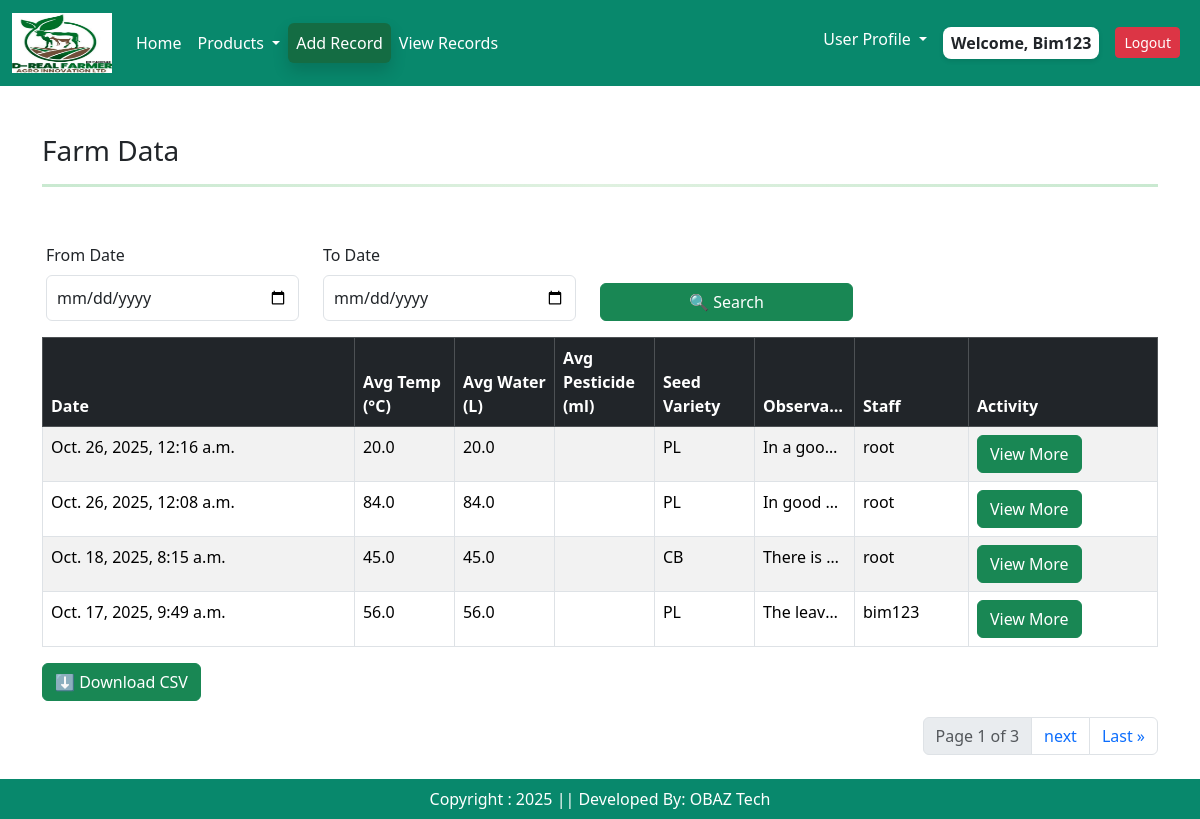
Screenshot of /viewrecords/ (signed in) with the database file from the repository.
### app/models.py (models this page shows, shortened)
class Farminputs(models.Model):
    user = models.ForeignKey(User, on_delete=models.CASCADE)
    plant_stage =  models.CharField(choices = stage_choices , max_length = 2, null=True, blank=True)
    plant_number = models.IntegerField(default= 0,null=True, blank=True)
    plant_age =  models.IntegerField(default= 0,null=True, blank=True)
    cocopeat_name= models.CharField(choices = cocopeat_choices , max_length = 2, null=True, blank=True)
    cocopeat_weight = models.FloatField(default= 0, null=True, blank=True)
    avg_temp = models.FloatField(default= 0, null=True, blank=True)
    avg_water = models.FloatField(default= 0, null=True, blank=True)
    seed_variety = models.CharField(choices = seed_choices, max_length = 2)
    daily_observation = models.TextField( default = '')
    created_at = models.DateTimeField(auto_now_add=True)
    class Meta:
        verbose_name = "Farminput"
        verbose_name_plural = "Farminput"  # Prevents Django from adding "s"

### app/views.py (the view)
# urls.py: path('viewrecords/', views.records, name = "viewrecords"),
@login_required(login_url = 'user_login')
def records(request):
    recordz = Farminputs.objects.all().order_by('-created_at')
    from_date = request.GET.get('from')
    to_date = request.GET.get('to')
    if from_date:
        recordz  = recordz .filter(created_at__date__gte=parse_date(from_date))
    if to_date:
        recordz  = recordz .filter(created_at__date__lte=parse_date(to_date))
    paginator = Paginator(recordz, 4)
    page_number = request.GET.get('page')
    venues = paginator.get_page(page_number)
    context = {
        'venues': venues,
        'from_date': from_date,
        'to_date': to_date
    }
    return render(request,"records.html", context)

### app/templates/records.html (shortened to what this page needs)
{% extends 'base.html' %}
{% load static %}
{% block main-content %}
<body>
<div class="container mt-5">
<div class="container">
<h3 class="mb-3">Farm Data</h3>
 <hr class="gradient-double">
<div class = "row">
  <div class="row mt-4 p-3">
    <div class="col-md-3">
      <label for="fromDate" class="form-label">From Date</label>
      <input type="date" id="fromDate" class="form-control">
    </div>
    <div class="col-md-3">
      <label for="toDate" class="form-label">To Date</label>
      <input type="date" id="toDate" class="form-control">
    </div>
    <div class="col-md-3 d-flex align-items-end">
      <button class="btn btn-success w-100" onclick="filterByDate()">🔍 Search</button>
    </div>
  </div>
  <div class="table-responsive">
    <table class="table table-bordered table-striped table-hover" id="farmTable">
      <thead class="table-dark">
        <tr>
          <th>Date</th>
          <th>Avg Temp (°C)</th>
          <th>Avg Water (L)</th>
          <th>Avg Pesticide (ml)</th>
          <th>Seed Variety</th>
          <th  class="fixed-col">Observations </th>
           <th>Staff</th>
            <th>Activity</th>
        </tr>
      </thead>
      <tbody>
      {% for item in venues %}
        <tr>
          <td>{{ item.created_at }}</td>
          <td class="fixed-col">{{ item.avg_water}}</td>
          <td class="fixed-col">{{item.avg_water}}</td>
          <td class="fixed-col">{{item.avg_pesticide}}</td>
          <td class="fixed-col">{{ item.seed_variety}}</td>
          <td class="fixed-col">{{item.daily_observation }}</td>
            <td>{{ item.user}}</td>
          <td>
          <a type="button" class="btn btn-success" href = "{% url 'farmrecordsedit' item.id %}">View More</a>
          </td>
        </tr>
  {% endfor %}
      </tbody>
    </table>
  </div>
  <div class="mb-3">
    <button class="btn btn-success" onclick="downloadTable()">⬇ Download CSV</button>
  </div>
 </div>
<nav aria-label="Page navigation example">
  <ul class="pagination justify-content-end">
   <li class="page-item disabled"><a href = "#" class="page-link">Page {{ venues.number }} of {{ venues.paginator.num_pages}}</a></li>
   {% if venues.has_next %}
   <li class="page-item"><a class="page-link" href = "?page={{ venues.next_page_number }}">next</a></li>
   <li class="page-item"> <a class="page-link" href = "?page={{ venues.paginator.num_pages}}">Last &raquo</a></li>
   {% endif  %}
     </ul>
</nav>
  </div>
  </div>
</div>
<br/><br/>
{% endblock main-content %}

### app/templates/base.html (shortened to what this page needs)
<!DOCTYPE html>
{% load static %}
<html lang="en">
<head>
    <link href = "https://cdn.jsdelivr.net/npm/bootstrap@5.3.3/dist/css/bootstrap.min.css" rel = "stylesheet"
    />
    <link href="https://cdn.jsdelivr.net/npm/bootstrap-icons/font/bootstrap-icons.css" rel="stylesheet"/>
    <link rel = "stylesheet" href = "{% static '/css/owl.carousel.min.css' %}" />
    <link rel = "stylesheet" href = "{% static '/css/all.min.css' %}" />
     <link rel = "stylesheet" href = "{% static '/css/style.css' %}" />
</head>
<body>
<div class = "row">
  <div class = "col-sm-12">
<nav class="navbar navbar-expand-lg" >
  <div class="container-fluid">
   <a class="navbar-brand" href="{% url 'home' %}"><img src = "{% static "/images/site_logo.png" %}" width = "100" height = "60"/></a>
{% if user.is_authenticated %}
    <div class="collapse navbar-collapse" id="navbarNavDropdown">
      <ul class="navbar-nav me-auto mb-2 mb-lg-0">
        <li class="nav-item">
          <a class="nav-link active" aria-current="page" href="#">Home</a>
        </li>
        <li class="nav-item dropdown">
          <a class="nav-link dropdown-toggle" href="#" role="button" data-bs-toggle="dropdown" aria-expanded="false">
            Products
          </a>
        </li>
           <li class="nav-item">
          <a class="nav-link active btn btn-success shadow" aria-current="page" href="{% url 'register' %}">Add Record</a>
        </li>
   <li class="nav-item">
          <a class="nav-link active" aria-current="page" href="{% url 'viewrecords' %}">View Records</a>
        </li>
      </ul>
      <ul class="navbar-nav ml-auto">
          {% if user.is_authenticated and user.is_staff and user.is_superuser %}
        <li class="nav-item dropdown">
          <a class="nav-link dropdown-toggle  text-dark" href="#" role="button" data-bs-toggle="dropdown" aria-expanded="false">
            Admin Profile
          </a>
          <ul class="dropdown-menu dropdown-menu-end shadow-sm rounded-3">
            <li><a class="dropdown-item" href="{% url 'staff_list' %}">Staff List</a></li>
            <li><a class="dropdown-item" href="#">Spraying_Chart </a></li>
            <li><a class="dropdown-item" href="#">View Suggestions  </a></li>
          </ul>
        </li>
        {% else %}
        <li class="nav-item dropdown">
          <a class="nav-link dropdown-toggle  text-dark" href="#" role="button" data-bs-toggle="dropdown" aria-expanded="false">
            User Profile
          </a>
        </li>
        {% endif %}
         <li class="nav-item p-2">
       {% if request.user.is_authenticated %} <span class = "welcome-user text-dark text-capitalize px-2 py-1">  welcome, {{request.user}} {% endif %}</span>
        </li>
        <li class="nav-item p-2">
           <a href="{% url 'user_logout' %}" class="btn btn-danger btn-sm">Logout</a>
        </li>
</ul>
   {% endif %}
    </div>
  </div>
</nav>
</div>
{% block main-content %}{% endblock main-content %}
<footer class = "container-fluid fixed-bottom text-white text-center p-2 mt-5">
Copyright : 2025 || Developed By: OBAZ Tech
</footer>
</body>
</html>

### app/static/css/style.css (style rules this page uses)
.navbar { background-color: rgb(8, 136, 108) !important; }
.nav-link { color: white !important; }
footer { background-color: rgb(8, 136, 108) !important; }
.form-control { padding: 10px !important; }
.fixed-col { width: 100px; max-width: 100px; white-space: nowrap; overflow: hidden; text-overflow: ellipsis; }
.gradient-double { border: none; height: 4px; background: linear-gradient(to bottom, #333 33%, transparent 33%, transparent 66%, #333 66%); }
.welcome-user { background-color: #fff; border-radius: 8px; font-weight: 600; box-shadow: 0 2px 5px rgba(0, 0, 0, 0.1); display: inline-block; }
.gradient-double { height: 3px; background: linear-gradient(to right, #28a745, #81c784, #28a745); border: none; margin: 1rem 0; }

### rows the page displays
Farminputs: created_at "Oct. 26, 2025, 12:16 a.m.", avg_water "20.0", seed_variety "PL", daily_observation "In a goo…", user "root"
Farminputs: created_at "Oct. 26, 2025, 12:08 a.m.", avg_water "84.0", seed_variety "PL", daily_observation "In good c…", user "root"
Farminputs: created_at "Oct. 18, 2025, 8:15 a.m.", avg_water "45.0", seed_variety "CB", daily_observation "There is…", user "root"
Farminputs: created_at "Oct. 17, 2025, 9:49 a.m.", avg_water "56.0", seed_variety "PL", daily_observation "The leav…", user "bim123"

### other values shown
{{ request.user }} "Bim123"
{{ venues.number }} "1"
{{ venues.paginator.num_pages }} "3"
